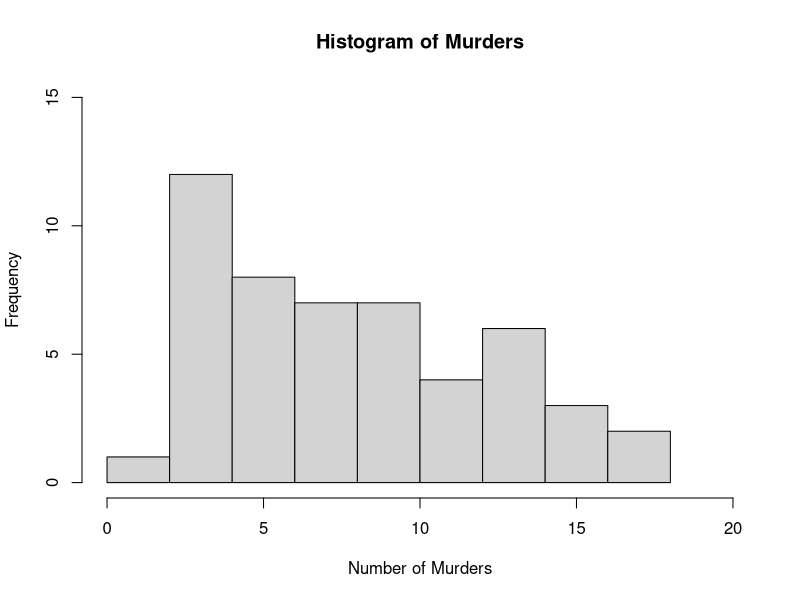
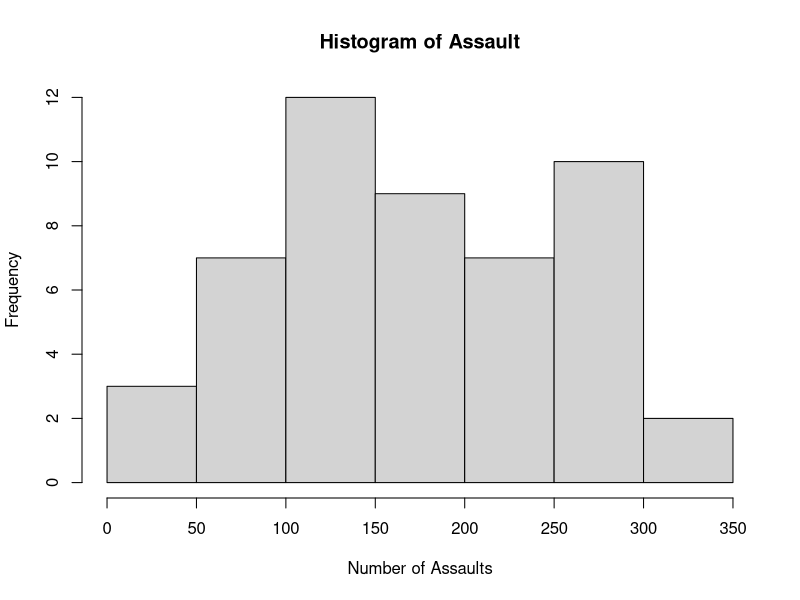
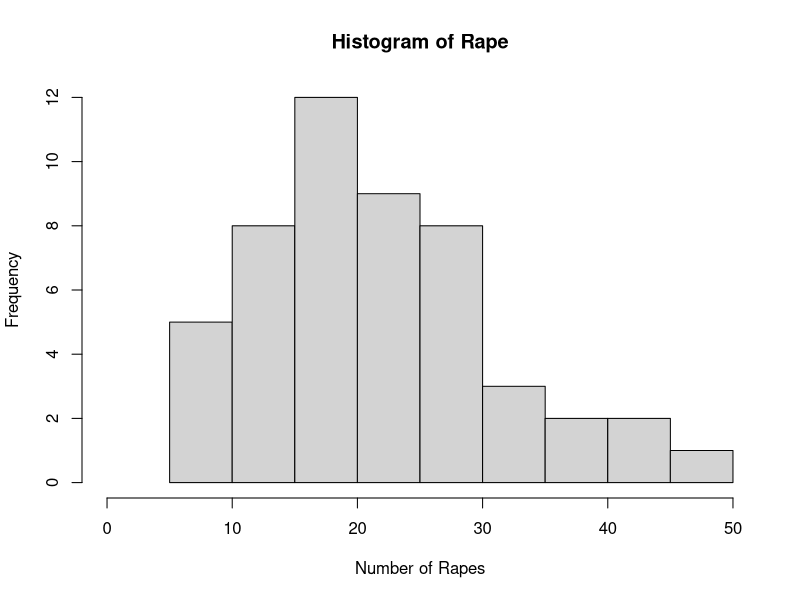
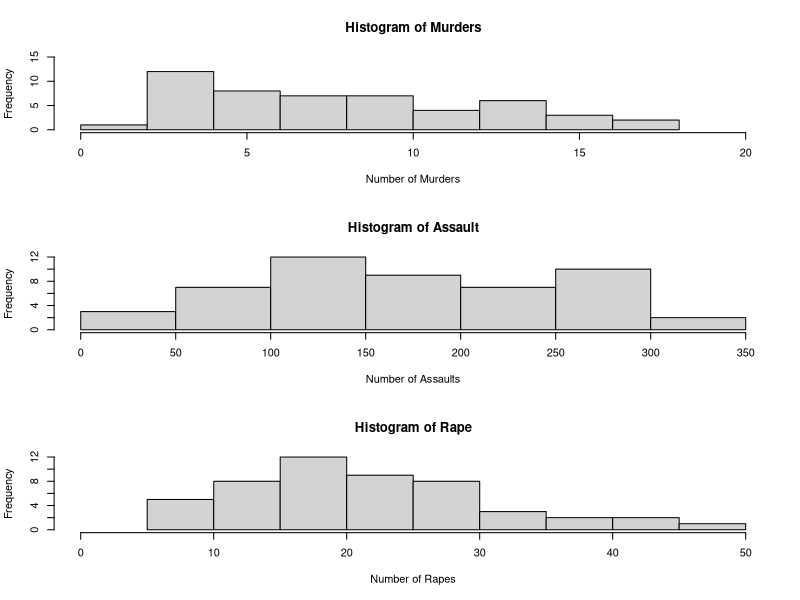

Source code (R) for these figures, in order:
## ---- chunk 1
knitr::opts_chunk$set(message=FALSE,warning=FALSE, cache=TRUE)
## ---- chunk 2
library(datasets)
## ---- chunk 3
dat <- USArrests
dat.untouched <- dat
## ---- chunk 4
colnames(dat)
## ---- chunk 5
?USArrests
## ---- chunk 6
class(dat$Murder)
## ---- chunk 7
hist(dat$Murder,
     main = "Histogram of Murders",
     xlab = "Number of Murders",
     ylab = "Frequency",
     xlim = c(0,20),
     ylim = c(0,15))
## ---- chunk 8
mean(dat$Murder)
median(dat$Murder)
summary(dat$Murder)
## ---- chunk 9
max(dat$Assault)
hist(dat$Assault,
     main = "Histogram of Assault",
     xlab = "Number of Assaults",
     ylab = "Frequency",
     xlim = c(0,350),
     ylim = c(0,12))
## ---- chunk 10
max(dat$Rape)
hist(dat$Rape,
     main = "Histogram of Rape",
     xlab = "Number of Rapes",
     ylab = "Frequency",
     xlim = c(0,50),
     ylim = c(0,12))
## ---- chunk 11
?par
## ---- chunk 12
par(mfrow=c(3,1))

hist(dat$Murder,
     main = "Histogram of Murders",
     xlab = "Number of Murders",
     ylab = "Frequency",
     xlim = c(0,20),
     ylim = c(0,15))

hist(dat$Assault,
     main = "Histogram of Assault",
     xlab = "Number of Assaults",
     ylab = "Frequency",
     xlim = c(0,350),
     ylim = c(0,12))

hist(dat$Rape,
     main = "Histogram of Rape",
     xlab = "Number of Rapes",
     ylab = "Frequency",
     xlim = c(0,50),
     ylim = c(0,12))
